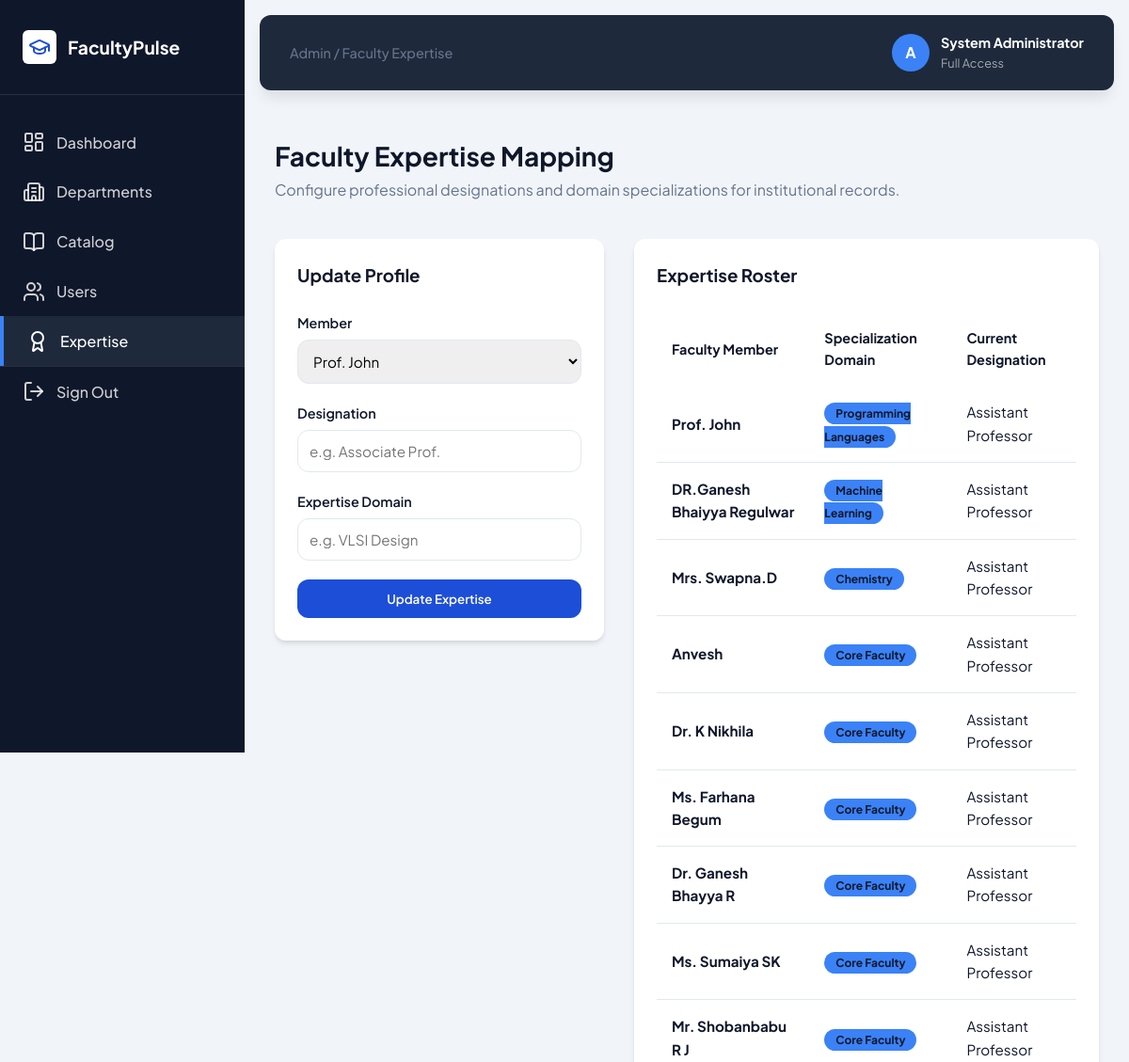
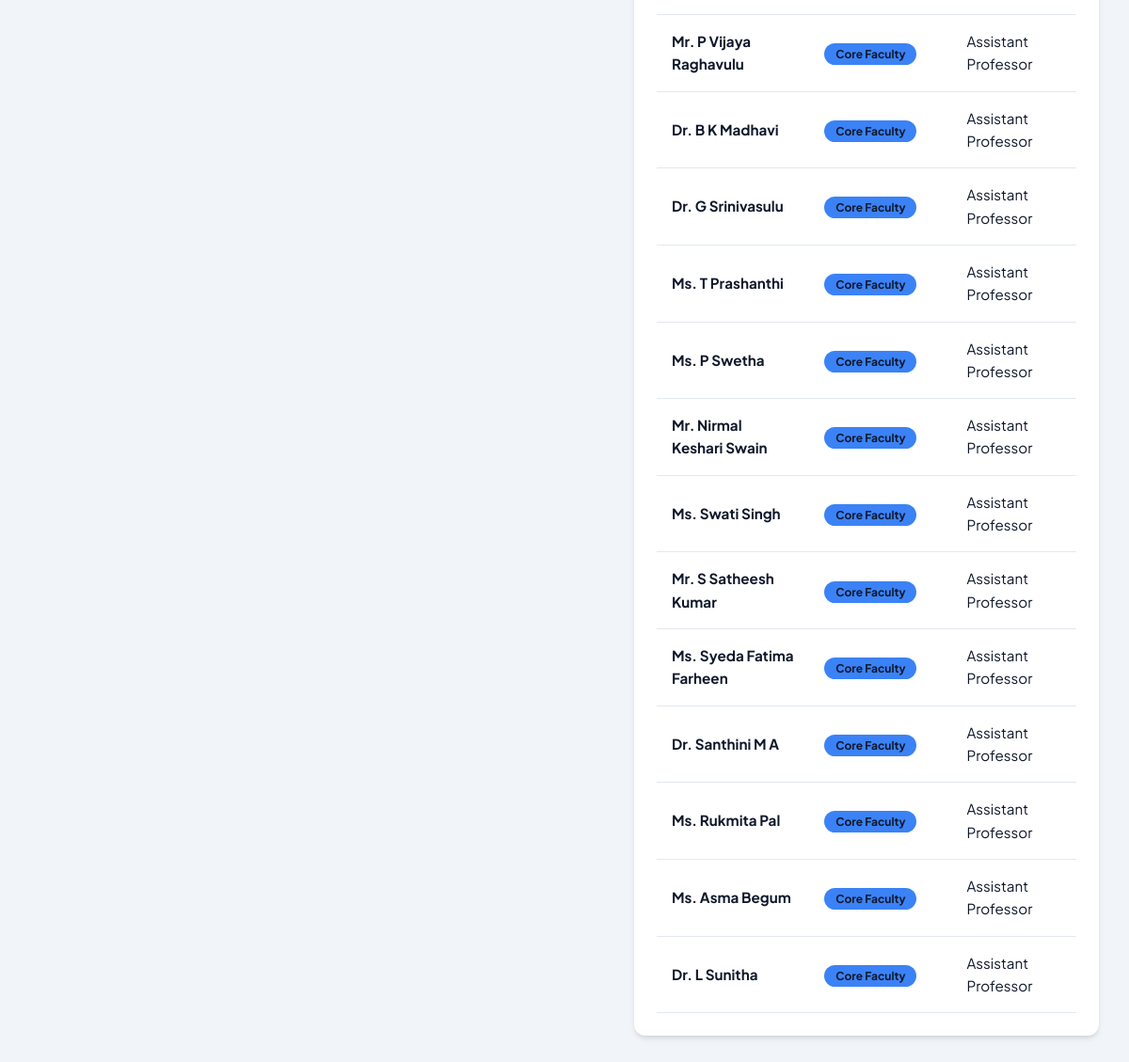
Screenshot of /admin/faculty_domain (signed in) with the database file from the repository (2 pictures, top to bottom).
### tables this page shows
CREATE TABLE faculty_details (
    faculty_id INTEGER PRIMARY KEY,
    designation TEXT,
    qualification TEXT,
    experience TEXT,
    domain TEXT,
    joining_date TEXT,
    pan_number TEXT,
    specialization TEXT,
    FOREIGN KEY (faculty_id) REFERENCES users(id) ON DELETE CASCADE
);

CREATE TABLE users (
    id INTEGER PRIMARY KEY AUTOINCREMENT,
    email TEXT UNIQUE NOT NULL,
    password TEXT NOT NULL,
    name TEXT NOT NULL,
    role TEXT CHECK(role IN ('admin', 'hod', 'faculty')) NOT NULL,
    department_id INTEGER,
    FOREIGN KEY (department_id) REFERENCES departments(id)
);

### app.py (the view, shortened to what this page needs)
@app.route('/admin/faculty_domain', methods=['GET', 'POST'])
def faculty_domain():
    if session.get('role') != 'admin': return redirect(url_for('index'))
    db = get_db()
    faculty = db.execute('SELECT u.id, u.name, d.domain FROM users u LEFT JOIN faculty_details d ON u.id = d.faculty_id WHERE u.role = "faculty"').fetchall()
    return render_template('admin_faculty_domain.html', faculty=faculty)

### app.py (called while the page is built)
def get_db():
    db = getattr(g, '_database', None)
    if db is None:
        db = g._database = sqlite3.connect(DATABASE)
        db.row_factory = sqlite3.Row
    return db

@app.teardown_appcontext
def close_connection(exception):
    db = getattr(g, '_database', None)
    if db is not None:
        db.close()

### templates/admin_faculty_domain.html (shortened to what this page needs)
<!DOCTYPE html>
<html lang="en">
<head>
    <link rel="stylesheet" href="{{ url_for('static', filename='css/style.css') }}">
</head>
<body data-role="admin">
    <div class="app-container">
        <aside class="sidebar">
            <div class="brand-section">
                <div class="brand-logo">
                    <i data-lucide="graduation-cap"></i>
                </div>
                <span class="brand-name">FacultyPulse</span>
            </div>
            <nav class="nav-menu">
                <a href="{{ url_for('index') }}" class="nav-link">
                    <i data-lucide="layout-dashboard"></i> <span>Dashboard</span>
                </a>
                <a href="{{ url_for('manage_departments') }}" class="nav-link">
                    <i data-lucide="building-2"></i> <span>Departments</span>
                </a>
                <a href="{{ url_for('manage_courses') }}" class="nav-link">
                    <i data-lucide="book-open"></i> <span>Catalog</span>
                </a>
                <a href="{{ url_for('manage_users') }}" class="nav-link">
                    <i data-lucide="users"></i> <span>Users</span>
                </a>
                <a href="{{ url_for('faculty_domain') }}" class="nav-link active">
                    <i data-lucide="award"></i> <span>Expertise</span>
                </a>
                <a href="{{ url_for('logout') }}" class="nav-link logout-link">
                    <i data-lucide="log-out"></i> <span>Sign Out</span>
                </a>
            </nav>
        </aside>
        <div class="main-wrapper">
            <header class="top-header">
                <div class="header-left">
                    <span class="page-breadcrumb">Admin / Faculty Expertise</span>
                </div>
                <div class="header-right">
                    <div class="user-profile">
                        <div class="user-avatar">A</div>
                        <div class="user-info">
                            <span class="user-name">System Administrator</span>
                            <span class="user-role">Full Access</span>
                        </div>
                    </div>
                </div>
            </header>
            <main class="content-area">
                <div class="section-header">
                    <h1 class="section-title">Faculty Expertise Mapping</h1>
                    <p style="color: var(--text-muted);">Configure professional designations and domain specializations for institutional records.</p>
                </div>
                <div class="dashboard-grid" style="grid-template-columns: 350px 1fr; gap: 2rem;">
                    <section class="card" style="margin-top: 0; align-self: start;">
                        <h3 style="margin-bottom: 1.5rem; color: var(--primary-blue);">Update Profile</h3>
                        <form method="POST">
                            <div class="form-group">
                                <label class="form-label">Member</label>
                                <select name="faculty_id" class="form-control">
                                    {% for f in faculty %}
                                    <option value="{{ f.id }}">{{ f.name }}</option>
                                    {% endfor %}
                                </select>
                            </div>
                            <div class="form-group">
                                <label class="form-label">Designation</label>
                                <input type="text" name="designation" class="form-control" placeholder="e.g. Associate Prof.">
                            </div>
                            <div class="form-group">
                                <label class="form-label">Expertise Domain</label>
                                <input type="text" name="domain" class="form-control" placeholder="e.g. VLSI Design">
                            </div>
                            <button type="submit" class="btn-primary" style="width: 100%;">Update Expertise</button>
                        </form>
                    </section>
                    <section class="card" style="margin-top: 0;">
                        <h3 style="margin-bottom: 1.5rem; color: var(--primary-blue);">Expertise Roster</h3>
                        <table class="academic-table">
                            <thead>
                                <tr>
                                    <th>Faculty Member</th>
                                    <th>Specialization Domain</th>
                                    <th>Current Designation</th>
                                </tr>
                            </thead>
                            <tbody>
                                {% for f in faculty %}
                                <tr>
                                    <td><strong>{{ f.name }}</strong></td>
                                    <td>
                                        <span class="status-badge" style="background: var(--accent-blue); color: var(--primary-blue);">
                                            {{ f.domain or 'Core Faculty' }}
                                        </span>
                                    </td>
                                    <td>{{ f.designation or 'Assistant Professor' }}</td>
                                </tr>
                                {% endfor %}
                            </tbody>
                        </table>
                    </section>
                </div>
            </main>
        </div>
    </div>
</body>
</html>

### static/css/style.css (style rules this page uses)
:root { --primary-slate: #0f172a; --secondary-slate: #1e293b; --accent-blue: #3b82f6; --premium-blue: #1d4ed8; --bg-main: #f1f5f9; --white: #ffffff; --text-main: #0f172a; --text-muted: #64748b; --border-color: #e2e8f0; --vibrant-orange: #fb923c; --vibrant-green: #22c55e; --vibrant-red: #ef4444; --vibrant-blue: #3b82f6; --sidebar-width: 260px; --header-height: 80px; --border-radius: 12px; --card-shadow: 0 4px 6px -1px rgb(0 0 0 / 0.1), 0 2px 4px -2px rgb(0 0 0 / 0.1); --premium-shadow: 0 10px 15px -3px rgb(0 0 0 / 0.1); --transition: all 0.3s cubic-bezier(0.4, 0, 0.2, 1); }
html { font-size: 16px; }
* { margin: 0; padding: 0; box-sizing: border-box; font-family: 'Plus Jakarta Sans', sans-serif; }
body { background-color: var(--bg-main); color: var(--text-main); line-height: 1.6; }
.app-container { display: flex; min-height: 100vh; }
.sidebar { width: var(--sidebar-width); background-color: var(--primary-slate); color: var(--white); display: flex; flex-direction: column; position: fixed; height: 100vh; z-index: 100; }
.brand-section { padding: 2rem 1.5rem; display: flex; align-items: center; gap: 12px; border-bottom: 1px solid rgba(255, 255, 255, 0.1); }
.brand-logo { width: 36px; height: 36px; background: var(--white); color: var(--premium-blue); border-radius: 6px; display: flex; align-items: center; justify-content: center; font-size: 1.25rem; }
.brand-name { font-size: 1.2rem; font-weight: 700; }
.nav-menu { flex: 1; padding: 1.5rem 0; }
.nav-link { display: flex; align-items: center; gap: 12px; padding: 0.85rem 1.5rem; color: rgba(255, 255, 255, 0.8); text-decoration: none; font-weight: 500; transition: var(--transition); }
.nav-link.active { background-color: var(--secondary-slate); color: var(--white); border-left: 4px solid var(--accent-blue); }
.logout-link { margin-top: auto; border-top: 1px solid rgba(255, 255, 255, 0.1); }
.main-wrapper { margin-left: var(--sidebar-width); flex: 1; display: flex; flex-direction: column; }
.top-header { height: var(--header-height); background-color: var(--secondary-slate); color: var(--white); display: flex; align-items: center; justify-content: space-between; padding: 0 2rem; position: sticky; top: 0; z-index: 90; margin: 1rem; border-radius: var(--border-radius); box-shadow: var(--premium-shadow); }
.header-left .page-breadcrumb { color: var(--text-muted); font-size: 0.9rem; font-weight: 500; }
.header-right { display: flex; align-items: center; gap: 2rem; }
.user-profile { display: flex; align-items: center; gap: 12px; }
.user-avatar { width: 40px; height: 40px; background-color: var(--accent-blue); color: var(--primary-blue); border-radius: 50%; display: flex; align-items: center; justify-content: center; font-weight: 700; }
.user-info { font-size: 0.9rem; }
.user-name { display: block; font-weight: 700; color: var(--white); }
.user-role { display: block; color: rgba(255, 255, 255, 0.6); font-size: 0.8rem; }
.content-area { padding: 2rem; }
.section-header { margin-bottom: 2.5rem; }
.section-title { font-size: 1.75rem; font-weight: 700; color: var(--primary-blue); }
.dashboard-grid { display: grid; grid-template-columns: repeat(auto-fit, minmax(240px, 1fr)); gap: 1.5rem; }
.card { background-color: var(--white); border-radius: var(--border-radius); padding: 1.5rem; box-shadow: var(--card-shadow); margin-top: 2rem; }
.academic-table { width: 100%; border-collapse: collapse; }
.academic-table th { text-align: left; padding: 1rem; background-color: var(--bg-light); color: var(--primary-blue); font-weight: 700; font-size: 0.9rem; }
.academic-table td { padding: 1rem; border-bottom: 1px solid var(--border-color); font-size: 0.95rem; }
.status-badge { padding: 0.25rem 0.75rem; border-radius: 50px; font-size: 0.75rem; font-weight: 700; }
.form-group { margin-bottom: 1.25rem; }
.form-label { display: block; font-weight: 600; font-size: 0.9rem; margin-bottom: 6px; }
.form-control { width: 100%; padding: 0.75rem; border: 1px solid var(--border-color); border-radius: var(--border-radius); font-size: 0.95rem; }
.btn-primary { background-color: var(--premium-blue); color: var(--white); border: none; padding: 0.75rem 1.5rem; border-radius: var(--border-radius); font-weight: 600; cursor: pointer; transition: var(--transition); }

### rows the page displays
faculty_details: name "Prof. John", domain "Programming Languages", designation "Assistant Professor"
faculty_details: name "DR.Ganesh Bhaiyya Regulwar", domain "Machine Learning", designation "Assistant Professor"
faculty_details: name "Mrs. Swapna.D", domain "Chemistry", designation "Assistant Professor"
users: name "Anvesh", domain "Core Faculty", designation "Assistant Professor"
users: name "Dr. K Nikhila", domain "Core Faculty", designation "Assistant Professor"
users: name "Ms. Farhana Begum", domain "Core Faculty", designation "Assistant Professor"
users: name "Dr. Ganesh Bhayya R", domain "Core Faculty", designation "Assistant Professor"
users: name "Ms. Sumaiya SK", domain "Core Faculty", designation "Assistant Professor"
users: name "Mr. Shobanbabu R J", domain "Core Faculty", designation "Assistant Professor"
users: name "Mr. P Vijaya Raghavulu", domain "Core Faculty", designation "Assistant Professor"
users: name "Dr. B K Madhavi", domain "Core Faculty", designation "Assistant Professor"
users: name "Dr. G Srinivasulu", domain "Core Faculty", designation "Assistant Professor"
users: name "Ms. T Prashanthi", domain "Core Faculty", designation "Assistant Professor"
users: name "Ms. P Swetha", domain "Core Faculty", designation "Assistant Professor"
users: name "Mr. Nirmal Keshari Swain", domain "Core Faculty", designation "Assistant Professor"
users: name "Ms. Swati Singh", domain "Core Faculty", designation "Assistant Professor"
users: name "Mr. S Satheesh Kumar", domain "Core Faculty", designation "Assistant Professor"
users: name "Ms. Syeda Fatima Farheen", domain "Core Faculty", designation "Assistant Professor"
users: name "Dr. Santhini M A", domain "Core Faculty", designation "Assistant Professor"
users: name "Ms. Rukmita Pal", domain "Core Faculty", designation "Assistant Professor"
users: name "Ms. Asma Begum", domain "Core Faculty", designation "Assistant Professor"
users: name "Dr. L Sunitha", domain "Core Faculty", designation "Assistant Professor"

### other values shown
form field faculty_id "Prof. John"
